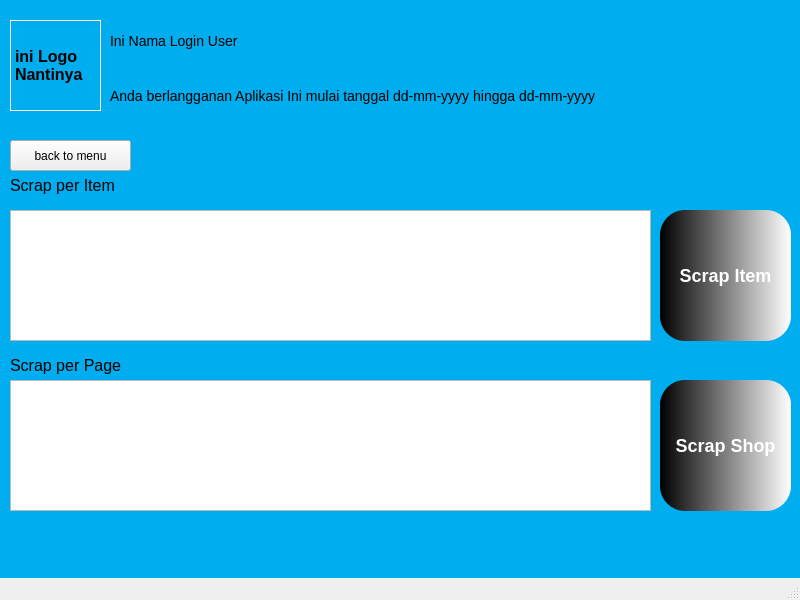
<?xml version="1.0" encoding="UTF-8"?>
<ui version="4.0">
 <class>LazadaMenu</class>
 <widget class="QMainWindow" name="LazadaMenu">
  <property name="geometry">
   <rect>
    <x>0</x>
    <y>0</y>
    <width>800</width>
    <height>600</height>
   </rect>
  </property>
  <property name="minimumSize">
   <size>
    <width>800</width>
    <height>600</height>
   </size>
  </property>
  <property name="maximumSize">
   <size>
    <width>800</width>
    <height>600</height>
   </size>
  </property>
  <property name="windowTitle">
   <string>SIMAKET</string>
  </property>
  <widget class="QWidget" name="centralwidget">
   <widget class="QWidget" name="widget" native="true">
    <property name="geometry">
     <rect>
      <x>0</x>
      <y>0</y>
      <width>800</width>
      <height>600</height>
     </rect>
    </property>
    <property name="maximumSize">
     <size>
      <width>800</width>
      <height>600</height>
     </size>
    </property>
    <widget class="QLabel" name="label">
     <property name="geometry">
      <rect>
       <x>0</x>
       <y>0</y>
       <width>800</width>
       <height>600</height>
      </rect>
     </property>
     <property name="maximumSize">
      <size>
       <width>800</width>
       <height>600</height>
      </size>
     </property>
     <property name="styleSheet">
      <string notr="true">background-color: rgb(0, 173, 239);</string>
     </property>
     <property name="text">
      <string/>
     </property>
    </widget>
    <widget class="QLabel" name="lblNama">
     <property name="geometry">
      <rect>
       <x>110</x>
       <y>25</y>
       <width>691</width>
       <height>31</height>
      </rect>
     </property>
     <property name="styleSheet">
      <string notr="true">font-size:14px;
font-weight:350;</string>
     </property>
     <property name="text">
      <string>Ini Nama Login User</string>
     </property>
    </widget>
    <widget class="QLabel" name="lblSubsribe">
     <property name="geometry">
      <rect>
       <x>110</x>
       <y>80</y>
       <width>691</width>
       <height>31</height>
      </rect>
     </property>
     <property name="styleSheet">
      <string notr="true">font-size:14px;
font-weight:250;</string>
     </property>
     <property name="text">
      <string>Anda berlangganan Aplikasi Ini mulai tanggal dd-mm-yyyy hingga dd-mm-yyyy</string>
     </property>
    </widget>
    <widget class="QLabel" name="label_2">
     <property name="geometry">
      <rect>
       <x>10</x>
       <y>20</y>
       <width>91</width>
       <height>91</height>
      </rect>
     </property>
     <property name="font">
      <font>
       <pointsize>12</pointsize>
       <weight>75</weight>
       <bold>true</bold>
      </font>
     </property>
     <property name="styleSheet">
      <string notr="true">border:1px solid white;</string>
     </property>
     <property name="text">
      <string>ini Logo Nantinya</string>
     </property>
     <property name="wordWrap">
      <bool>true</bool>
     </property>
    </widget>
    <widget class="QLabel" name="label_3">
     <property name="geometry">
      <rect>
       <x>10</x>
       <y>170</y>
       <width>131</width>
       <height>31</height>
      </rect>
     </property>
     <property name="font">
      <font>
       <pointsize>12</pointsize>
      </font>
     </property>
     <property name="text">
      <string>Scrap per Item</string>
     </property>
    </widget>
    <widget class="QLabel" name="label_4">
     <property name="geometry">
      <rect>
       <x>10</x>
       <y>350</y>
       <width>131</width>
       <height>31</height>
      </rect>
     </property>
     <property name="font">
      <font>
       <pointsize>12</pointsize>
      </font>
     </property>
     <property name="text">
      <string>Scrap per Page</string>
     </property>
    </widget>
    <widget class="QPlainTextEdit" name="txtItem">
     <property name="geometry">
      <rect>
       <x>10</x>
       <y>210</y>
       <width>641</width>
       <height>131</height>
      </rect>
     </property>
     <property name="font">
      <font>
       <pointsize>12</pointsize>
      </font>
     </property>
    </widget>
    <widget class="QPlainTextEdit" name="txtPage">
     <property name="geometry">
      <rect>
       <x>10</x>
       <y>380</y>
       <width>641</width>
       <height>131</height>
      </rect>
     </property>
     <property name="font">
      <font>
       <pointsize>12</pointsize>
      </font>
     </property>
    </widget>
    <widget class="QPushButton" name="btnItem">
     <property name="geometry">
      <rect>
       <x>660</x>
       <y>210</y>
       <width>131</width>
       <height>131</height>
      </rect>
     </property>
     <property name="styleSheet">
      <string notr="true">font-size:18px;
background-color: qlineargradient(spread:pad, x1:0, y1:0, x2:1, y2:0, stop:0 rgba(0, 0, 0, 255), stop:1 rgba(255, 255, 255, 255));
border:none;
color:white;
font-weight:bold;
border-radius:25px;
</string>
     </property>
     <property name="text">
      <string>Scrap Item</string>
     </property>
    </widget>
    <widget class="QPushButton" name="btnPage">
     <property name="geometry">
      <rect>
       <x>660</x>
       <y>380</y>
       <width>131</width>
       <height>131</height>
      </rect>
     </property>
     <property name="styleSheet">
      <string notr="true">font-size:18px;
background-color: qlineargradient(spread:pad, x1:0, y1:0, x2:1, y2:0, stop:0 rgba(0, 0, 0, 255), stop:1 rgba(255, 255, 255, 255));
border:none;
color:white;
font-weight:bold;
border-radius:25px;
</string>
     </property>
     <property name="text">
      <string>Scrap Shop</string>
     </property>
    </widget>
    <widget class="QPushButton" name="btnBack">
     <property name="geometry">
      <rect>
       <x>10</x>
       <y>140</y>
       <width>121</width>
       <height>31</height>
      </rect>
     </property>
     <property name="text">
      <string>back to menu</string>
     </property>
    </widget>
   </widget>
  </widget>
  <widget class="QMenuBar" name="menubar">
   <property name="geometry">
    <rect>
     <x>0</x>
     <y>0</y>
     <width>800</width>
     <height>21</height>
    </rect>
   </property>
  </widget>
  <widget class="QStatusBar" name="statusbar"/>
 </widget>
 <resources/>
 <connections/>
</ui>
